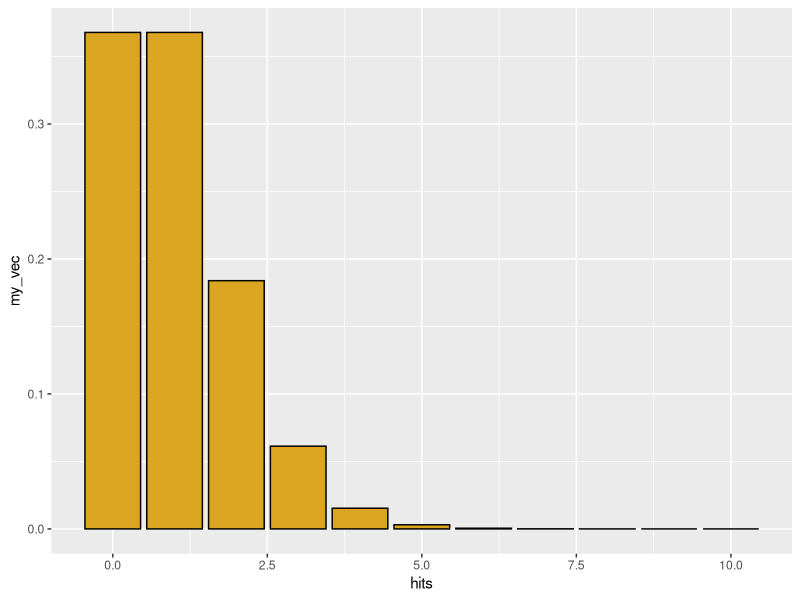
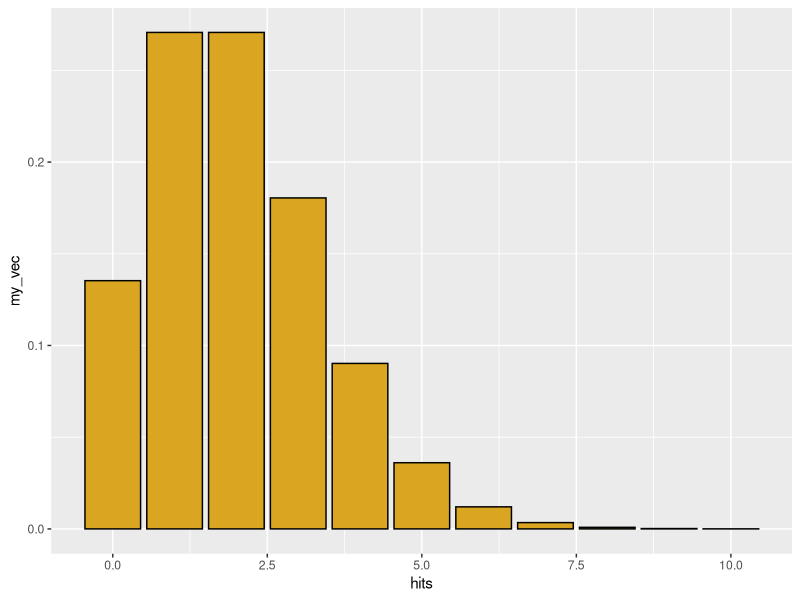
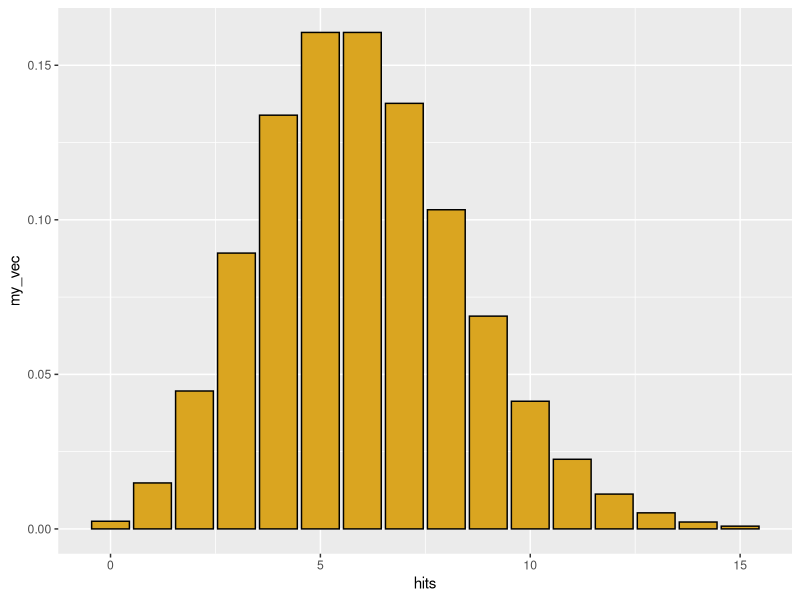
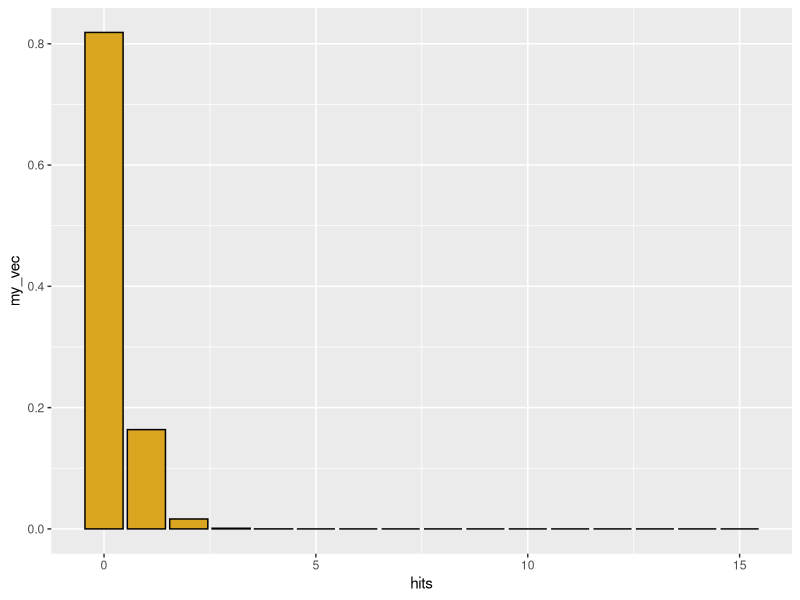
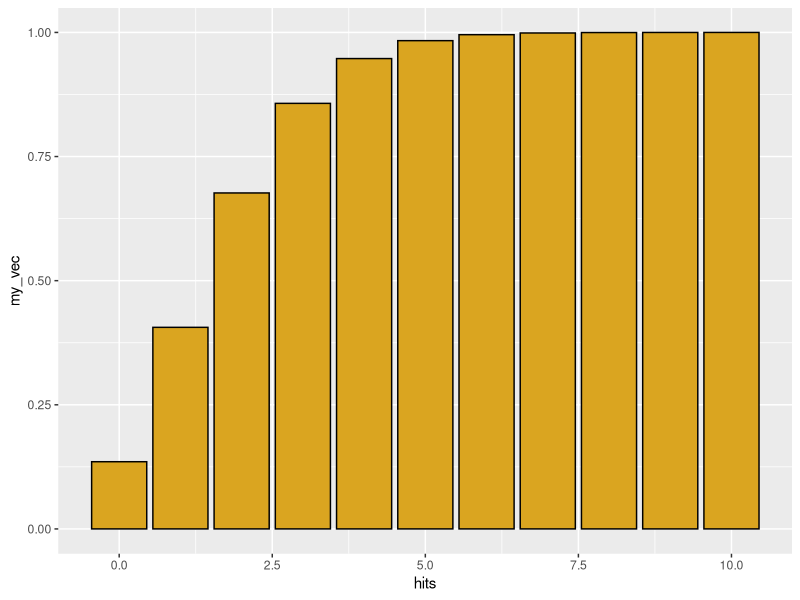
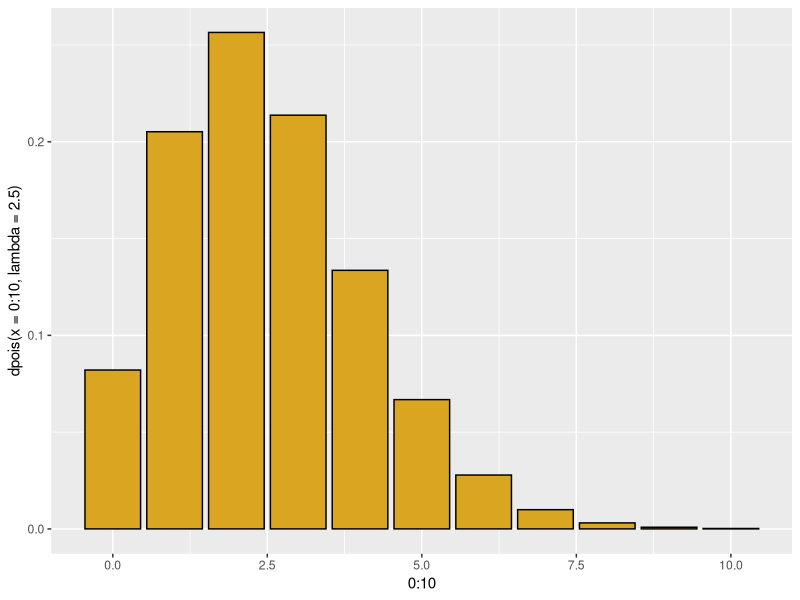
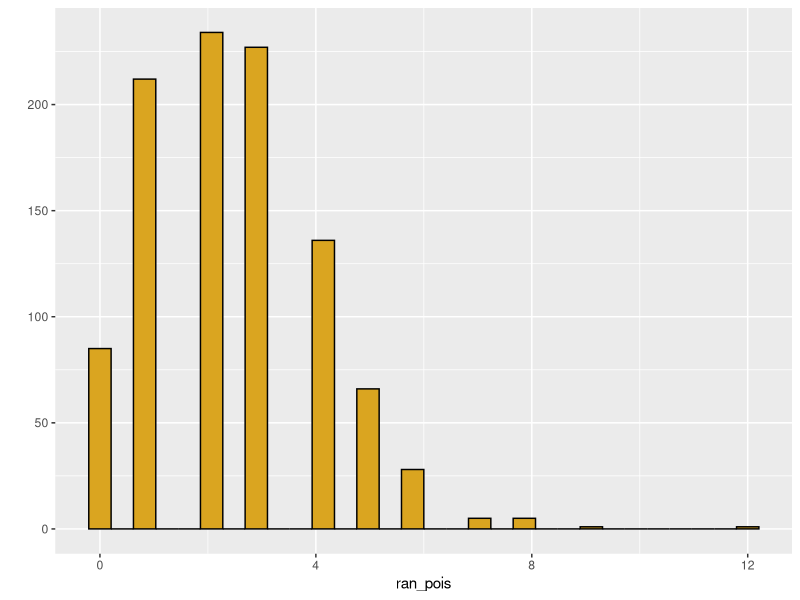
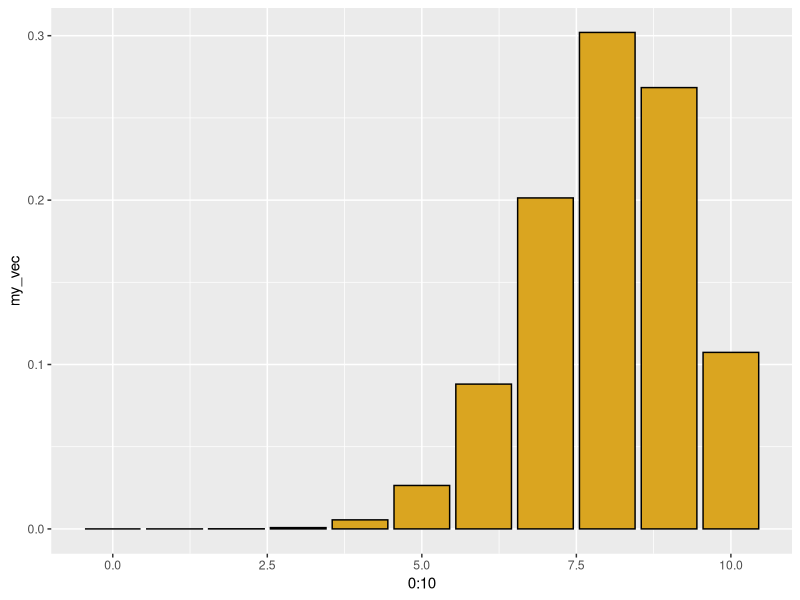

Write the R code that produced these figures, in order.
# Probability distributions
# March 11 2021
# EMD
#-----------------------------------
library(ggplot2)
library(MASS)

# Poisson
# Discrete X >= 0 (integer)
# Random events ('hits') occur at a constant rate
# (in a fixed time period or sampling area)
# lambda = average rate of the event

# "d" function for probability density
hits <- 0:10
my_vec <- dpois(x=hits,lambda = 1)
qplot(x=hits, 
      y=my_vec, 
      geom="col", 
      color=I('black'), fill=I('goldenrod'))

hits <- 0:10
my_vec <- dpois(x=hits,lambda = 2)
qplot(x=hits, 
      y=my_vec, 
      geom="col", 
      color=I('black'), fill=I('goldenrod'))

hits <- 0:15
my_vec <- dpois(x=hits,lambda = 6)
qplot(x=hits, 
      y=my_vec, 
      geom="col", 
      color=I('black'), fill=I('goldenrod'))

hits <- 0:15
my_vec <- dpois(x=hits,lambda = .2)
qplot(x=hits, 
      y=my_vec, 
      geom="col", 
      color=I('black'), fill=I('goldenrod'))
sum(my_vec)

dpois(x=0,lambda=2.2)


# "p" function
# genereates cumulative probability density

hits <- 0:10
my_vec <- ppois(q=hits, lambda = 2)
qplot(x=hits, 
      y=my_vec, 
      geom="col", 
      color=I('black'), fill=I('goldenrod'))

# what is the probability that a single trail will yield a value of <= 1

ppois(q=1, lambda = 2)

# we could answer this using dpois
p_0 <- dpois(x=0, lambda = 2)
print(p_0)
p_1 <- dpois(x=1, lambda = 2)
print(p_1)
p_1 + p_0

# 'q' function is the inverse of P
# what is the number of hits corresponding to 50% of the probability mass in a poisson distribution with lambda = 2.5?

qpois(p=0.5, lambda = 2.5)
qplot(x=0:10,y=dpois(x=0:10,lambda=2.5),
      geom = "col", 
      color=I("black"), 
      fill=I("goldenrod"))

ppois(q=2,lambda=2.5)

# 'r' function generates random variates for the parameters of a distribution

ran_pois <- rpois(n=1000,lambda=2.5)
qplot(x=ran_pois,
      color=I("black"),
      fill=I("goldenrod"))
# For real or similated data, we can use quantile function
quantile(x=ran_pois,probs=c(0.025,0.975))

# binomial
# p = probability of a dichotomous outcome 
# size = number of trials
# x = possible outcomes
# outcome x is bound between 0 and number of trials

# use "d" binom for density function
hits <- 0:10
my_vec <- dbinom(x=hits, size = 10, prob = 0.8)
qplot(x=0:10,
      y=my_vec,
      geom='col',
      color=I('black'),
      fill=I('goldenrod'))

my_coins <- rbinom(n=50, size=100, prob=0.6)
qplot(x=my_coins,
      color=I('black'),
      fill=I('goldenrod'))

# negative binomial: number of failures 
# expected before reaching a number of sucesses
# in a set of binomial trials. measure of "waiting times"

# alternatively, can specify mu = mean, and 
# size = dispersion parameter (smaller values are more dispersed)

# negative binomial is similar to the poisson
# but more heterogenous

neg_bin <- rnbinom(n=1000,size=10,mu=5)
qplot(neg_bin,color=I('black'),fill=I('goldenrod'))

neg_bin <- rnbinom(n=1000,size=0.1,mu=5)
qplot(neg_bin,color=I('black'),fill=I('goldenrod'))

neg_bin <- rnbinom(n=1000,size=100,mu=5)
qplot(neg_bin,color=I('black'),fill=I('goldenrod'))

# uniform
# parameters for minimum and maximum

qplot(x=runif(n=100,min=0,max=5),
      color=I('black'),
      fill=I('goldenrod'))

qplot(x=runif(n=10000,min=0,max=5),
      color=I('black'),
      fill=I('goldenrod'))

# normal, gaussian
my_norm <- rnorm(n=1000,mean=100,sd=2)
qplot(x=my_norm,
      color=I('black'),
      fill=I('goldenrod'))
summary(my_norm)

# problem if mean is small but must be greater than 0
my_norm <- rnorm(n=100,mean=1,sd=2)
qplot(x=my_norm,
      color=I('black'),
      fill=I('goldenrod'))
summary(my_norm)

no_zeros <- my_norm[my_norm>0]
qplot(x=no_zeros,
      color=I('black'),
      fill=I('goldenrod'))
summary(no_zeros)

# gamma distribution
# continuous positive, bounded only at zero
# shape, scale

my_gamma <- rgamma(n=100, shape = 100, scale = 10)
qplot(x=my_gamma,
      color=I('black'),
      fill=I('goldenrod'))

# mean = shape * scale
# variance = shape * scale^2

# beta distribution
# continuous, but bounded between 0 and 1,
# shape1 and shape2
# beta can be treated as the distribution 
# of probability values for estimating a binomial process # successes/#trials
# successes/(#successes + #failures)
# shape1 = number of successes + 1
# shape2 = number of failures + 1

#no data
my_beta <- rbeta(n=1000, shape1=1, shape2=1)
qplot(x=my_beta,
      color=I('black'),
      fill=I('goldenrod'))

# suppose 7 heads and 3 tails
my_beta <- rbeta(n=1000, shape1=8, shape2=4)
qplot(x=my_beta,
      color=I('black'),
      fill=I('goldenrod'))

# suppose 70 heads and 30 tails
my_beta <- rbeta(n=1000, shape1=71, shape2=31)
qplot(x=my_beta,
      color=I('black'),
      fill=I('goldenrod'))

# suppose we toss a coin once
my_beta <- rbeta(n=1000, shape1=2, shape2=1)
qplot(x=my_beta,
      color=I('black'),
      fill=I('goldenrod'))

# parameters less than 1.0 give3 a bimodal
# distribution with the beta
# suppose 70 heads and 30 tails
my_beta <- rbeta(n=1000, shape1=0.21, shape2=0.1)
qplot(x=my_beta,
      color=I('black'),
      fill=I('goldenrod'))


# p(data|hypothesis)

#p(data|parameters) # goodness of fit test

# p(parameters|data) # maximize this probability

# maximum likelihood estimators of the paramters

library(MASS)
data <- c(0,0,0,0,0,0,1,1,1,2)
z <- fitdistr(data,'poisson')
print(z)
sim_data <- rpois(n=10,lambda = z$estimate['lambda'])
head(sim_data)

# 1. Select a statistical distribution that is appropriate for the data.
# 2. use fitdistr() function to find maximum likelihood estimates of the distribution parameters
# 3. use those parameters to visualize the probability density function ('d' family) and/or simulate additional data to use for other things

# Empirical example

frog_data <- c(30.15, 26.3, 27.5,
               22.9, 27.8, 26.2)
z <- fitdistr(frog_data, "normal")
print(z)

# plot density function for the normal data with these parameters and annotate with original data points

x <- 0:50
p_density <- dnorm(x=x, 
                mean = z$estimate['mean'],
                sd=z$estimate['sd'])
qplot(x,p_density,geom="line") + 
  annotate(geom='point',x=frog_data,y=0.001)

# do the same for gamma distribution
p_density <- dgamma(x=x, 
                   shape = z$estimate['shape'],
                   rate = z$estimate['rate'])
qplot(x,p_density,geom="line") + annotate(geom='point',x=frog_data,y=0.001, color="red")

# Empirical example + weird outlier

outlier <- 0.05
frog_data <- c(30.15, 26.3, 27.5,
               22.9, 27.8, 26.2)
frog_data <- c(frog_data, outlier)
z <- fitdistr(frog_data, "normal")
print(z)

x <- 0:50
p_density <- dnorm(x=x, 
                   mean = z$estimate['mean'],
                   sd=z$estimate['sd'])
qplot(x,p_density,geom="line") + 
  annotate(geom='point',x=frog_data,y=0.001)

# do the same for the gama
z <- fitdistr(frog_data, "gamma")
print(z)

p_density <- dgamma(x=x, 
                    shape = z$estimate['shape'],
                    rate = z$estimate['rate'])
qplot(x,p_density,geom="line") + annotate(geom='point',x=frog_data,
                                          y=0.001, color="red")

